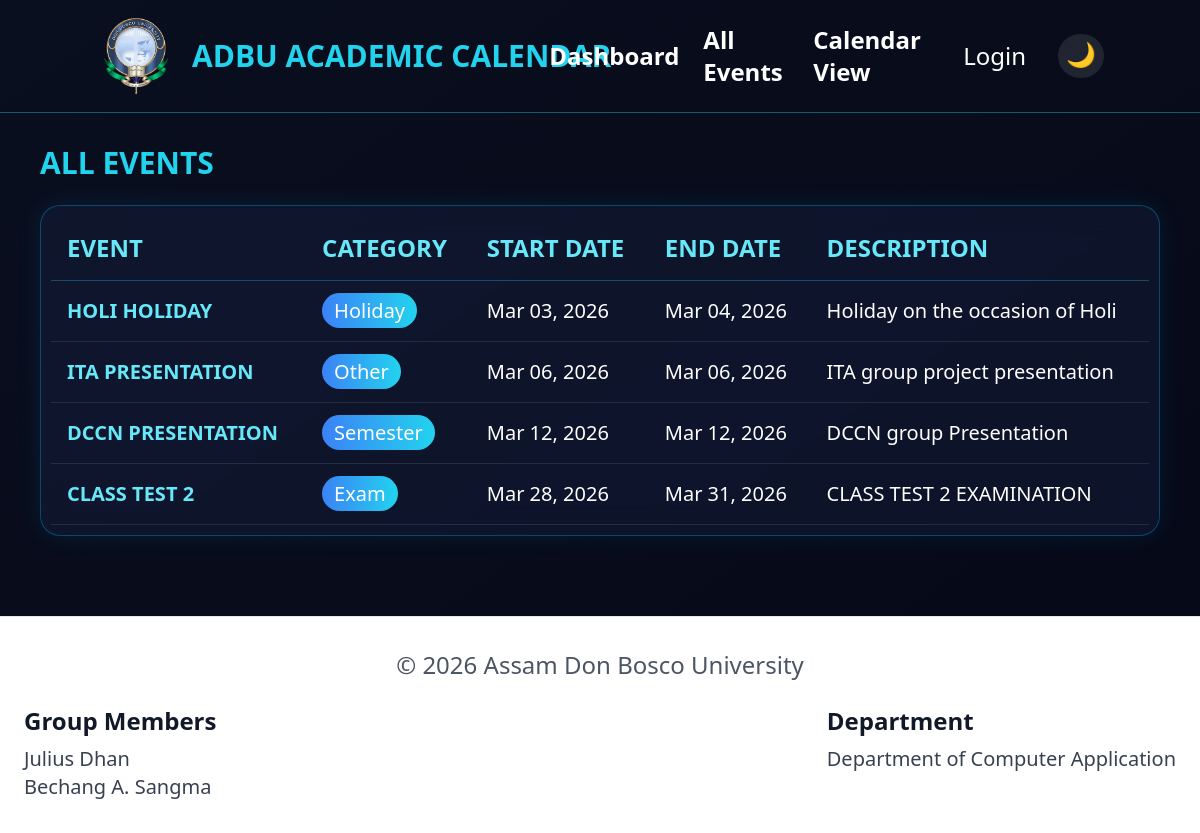
Screenshot of /events.php with the database file from the repository.
### tables this page shows
CREATE TABLE `events` (
  `id` int(11) NOT NULL,
  `title` varchar(255) NOT NULL,
  `category` varchar(100) DEFAULT NULL,
  `start_date` date DEFAULT NULL,
  `end_date` date DEFAULT NULL,
  `description` text DEFAULT NULL,
  `created_at` timestamp NOT NULL DEFAULT current_timestamp()
);

### events.php (the view, shortened to what this page needs)
<?php include 'includes/db.php'; ?>
<?php include 'includes/header.php'; ?>
<?php
$query = "SELECT * FROM events ORDER BY start_date ASC";
$result = $conn->query($query);
?>
<div class="w-full px-4 py-2 md:px-10 md:py-8">
    <div class="flex justify-between items-center mb-6">
        <div>
            <h1 class="text-2xl md:text-3xl font-bold text-cyan-400 uppercase">
                All Events
            </h1>
        </div>
    </div>
    <div class="overflow-x-auto card">
        <table class="w-full text-left">
            <thead class="border-b border-cyan-400/30 text-cyan-300 hidden md:table-header-group">
                <tr>
                    <th class="p-4 text-xl md:text-2xl">EVENT</th>
                    <th class="p-4 text-xl md:text-2xl">CATEGORY</th>
                    <th class="p-4 text-xl md:text-2xl">START DATE</th>
                    <th class="p-4 text-xl md:text-2xl">END DATE</th>
                    <th class="p-4 text-xl md:text-2xl">DESCRIPTION</th>
                </tr>
            </thead>
            <tbody>
                <?php while ($event = $result->fetch_assoc()): ?>
                    <tr class="border-b border-white/10 hover:bg-cyan-400/5">
                        <td class="p-4 font-semibold text-cyan-300 uppercase hidden md:table-cell text-lg md:text-xl">
                            <?php echo htmlspecialchars($event['title']); ?>
                        </td>
                        <td class="p-4 hidden md:table-cell ">
                            <span class="px-3 py-1 text-xs rounded-full bg-gradient-to-r from-blue-500 to-cyan-400 text-white text-lg md:text-xl">
                                <?php echo htmlspecialchars($event['category']); ?>
                            </span>
                        </td>
                        <td class="p-4 text-white hidden md:table-cell text-lg md:text-xl">
                            <?php echo date("M d, Y", strtotime($event['start_date'])); ?>
                        </td>
                        <td class="p-4 text-white hidden md:table-cell text-lg md:text-xl">
                            <?php echo date("M d, Y", strtotime($event['end_date'])); ?>
                        </td>
                        <td class="p-4 text-white hidden md:table-cell text-lg md:text-xl">
                            <?php echo htmlspecialchars($event['description']); ?>
                        </td>
                    </tr>
                <?php endwhile; ?>
            </tbody>
        </table>
    </div>
</div>
<?php include 'includes/footer.php'; ?>

### includes/header.php (shortened to what this page needs)
<!DOCTYPE html>
<html lang="en">
<head>
    <script src="https://cdn.tailwindcss.com"></script>
    <link rel="stylesheet" href="css/style.css">
</head>
<body class="text-white transition-colors duration-300">
    <header class="border-b border-cyan-400/40 transition-colors duration-300">
        <div class="w-full py-2 px-6 md:px-24 md:py-4">
            <div class="hidden lg:flex items-center justify-between ">
                <div class="flex items-center gap-4">
                    <img src="assets/adbu-logo.png" alt="ADBU Logo" class="h-20 w-20">
                    <h1 class="title-text text-3xl font-bold uppercase text-cyan-400 whitespace-nowrap">
                        ADBU Academic Calendar
                    </h1>
                </div>
                <nav class="flex gap-6 text-lg items-center">
                    <a href="index.php" class="nav-link hover:text-cyan-300 text-2xl font-semibold transition-colors">Dashboard</a>
                    <a href="events.php" class="nav-link hover:text-cyan-300 text-2xl font-semibold transition-colors">All Events</a>
                    <a href="calendar.php" class="nav-link hover:text-cyan-300 text-2xl font-semibold transition-colors">Calendar View</a>
                    <?php if (isset($_SESSION['admin'])): ?>
                        <a href="admin/dashboard.php" class="nav-link hover:text-cyan-300 text-2xl font-semibold transition-colors">Admin Dashboard</a>
                        <div class="relative">
                            <button id="desktopAvatarBtn"
                                class="w-10 h-10 rounded-full bg-gradient-to-br from-blue-500 to-cyan-400 flex items-center justify-center text-white font-bold text-lg border-2 border-cyan-400/50 hover:border-cyan-300 hover:scale-105 transition-all focus:outline-none">
                                <?php echo strtoupper(substr($_SESSION['admin'], 0, 1)); ?>
                            </button>
                            <div id="desktopDropdownMenu"
                                class="dropdown-box hidden absolute right-0 top-12 w-52 rounded-xl border border-cyan-400/20 bg-[#0a1428]/95 backdrop-blur-xl shadow-2xl overflow-hidden z-50">
                                <div class="dropdown-label px-4 py-3 text-xs uppercase tracking-widest text-cyan-400 border-b border-cyan-400/10">Signed in as</div>
                                <a href="#" class="flex items-center gap-3 px-4 py-3 text-cyan-300 font-semibold hover:bg-cyan-400/10 transition-colors">
                                    <svg class="w-4 h-4 opacity-70" fill="none" viewBox="0 0 24 24" stroke="currentColor">
                                        <path stroke-linecap="round" stroke-linejoin="round" stroke-width="2" d="M16 7a4 4 0 11-8 0 4 4 0 018 0zM12 14a7 7 0 00-7 7h14a7 7 0 00-7-7z" />
                                    </svg>
                                    <?php echo htmlspecialchars($_SESSION['admin']); ?>
                                </a>
                                <a href="../logout.php" class="flex items-center gap-3 px-4 py-3 text-red-400 hover:bg-red-400/10 border-t border-cyan-400/10 transition-colors">
                                    <svg class="w-6 h-6" fill="none" viewBox="0 0 24 24" stroke="currentColor">
                                        <path stroke-linecap="round" stroke-linejoin="round" stroke-width="2" d="M17 16l4-4m0 0l-4-4m4 4H7m6 4v1a2 2 0 01-2 2H5a2 2 0 01-2-2V7a2 2 0 012-2h6a2 2 0 012 2v1" />
                                    </svg>
                                    Logout
                                </a>
                            </div>
                        </div>
                    <?php else: ?>
                        <a href="login.php" class="nav-link hover:text-cyan-300 text-2xl transition-colors">Login</a>
                    <?php endif; ?>
                    <button id="themeToggle"
                        class="ml-2 p-2 rounded-full bg-white/10 hover:bg-white/20 transition-colors focus:outline-none">
                        <span id="themeIcon" class="text-2xl leading-none">🌙</span>
                    </button>
                </nav>
            </div>
        </div>
    </header>
</body>

### includes/footer.php (shortened to what this page needs)
<footer class="mt-12 border-t border-gray-200 dark:border-cyan-400/30
bg-white dark:bg-[rgba(10,20,40,0.6)] backdrop-blur">
    <div class="max-w-7xl mx-auto px-6 py-8">
        <div class="text-center text-sm text-gray-600 dark:text-gray-300 mb-6  text-base md:text-2xl">
            © <?php echo date("Y"); ?> Assam Don Bosco University
        </div>
        <div class="flex flex-col md:flex-row md:justify-between md:items-start gap-6 text-center md:text-left">
            <div class="text-gray-700 dark:text-gray-300">
                <h3 class="font-semibold text-gray-900 dark:text-cyan-400 mb-2  text-base md:text-2xl">
                    Group Members
                </h3>
                <p class="text-base md:text-xl">Julius Dhan</p>
                <p class="text-base md:text-xl">Bechang A. Sangma</p>
            </div>
            <div class="text-gray-700 dark:text-gray-300">
                <h3 class="font-semibold text-base md:text-2xl text-gray-900 dark:text-cyan-400 mb-2">
                    Department
                </h3>
                <p class="text-base md:text-xl">Department of Computer Application</p>
            </div>
        </div>
    </div>
</footer>
</body>
</html>

### css/style.css (style rules this page uses)
* { margin: 0; padding: 0; box-sizing: border-box; font-family: "Segoe UI", sans-serif; }
body { background: radial-gradient(circle at top left, #0a0f1f, #050816 60%); color: #e6f1ff; min-height: 100vh; }
.nav, nav { display: flex; gap: 10px; }
.calendar-container, .section, .table-container, .search-box, .card { background: rgba(20, 30, 60, 0.5); border: 1px solid rgba(0, 191, 255, 0.3); border-radius: 20px; padding: 10px; backdrop-filter: blur(15px); box-shadow: 0 0 25px rgba(0, 191, 255, 0.1); }
table { width: 100%; border-collapse: collapse; }
thead { border-bottom: 1px solid #00bfff; }
th, td { padding: 12px; text-align: left; }
tbody tr { border-bottom: 1px solid rgba(255,255,255,0.1); transition: 0.2s; }

### includes/header.php (style rules this page uses)
body { background: linear-gradient(to bottom right, #0a0f1f, #050816); color: white; }

### rows the page displays
events: title "HOLI HOLIDAY", category "Holiday", start_date "Mar 03, 2026", end_date "Mar 04, 2026", description "Holiday on the occasion of Holi"
events: title "ITA PRESENTATION", category "Other", start_date "Mar 06, 2026", end_date "Mar 06, 2026", description "ITA group project presentation"
events: title "DCCN PRESENTATION", category "Semester", start_date "Mar 12, 2026", end_date "Mar 12, 2026", description "DCCN group Presentation"
events: title "CLASS TEST 2", category "Exam", start_date "Mar 28, 2026", end_date "Mar 31, 2026", description "CLASS TEST 2 EXAMINATION"
